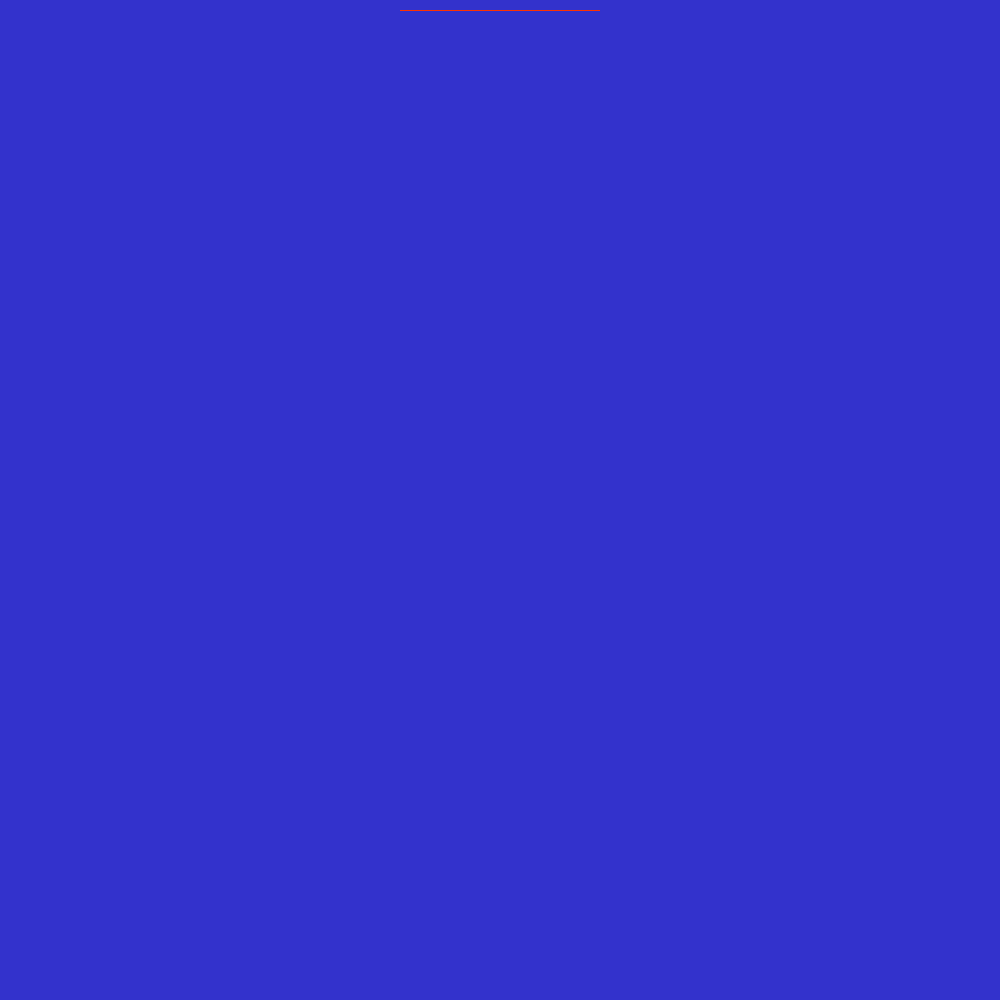
Frame 1 (no input)
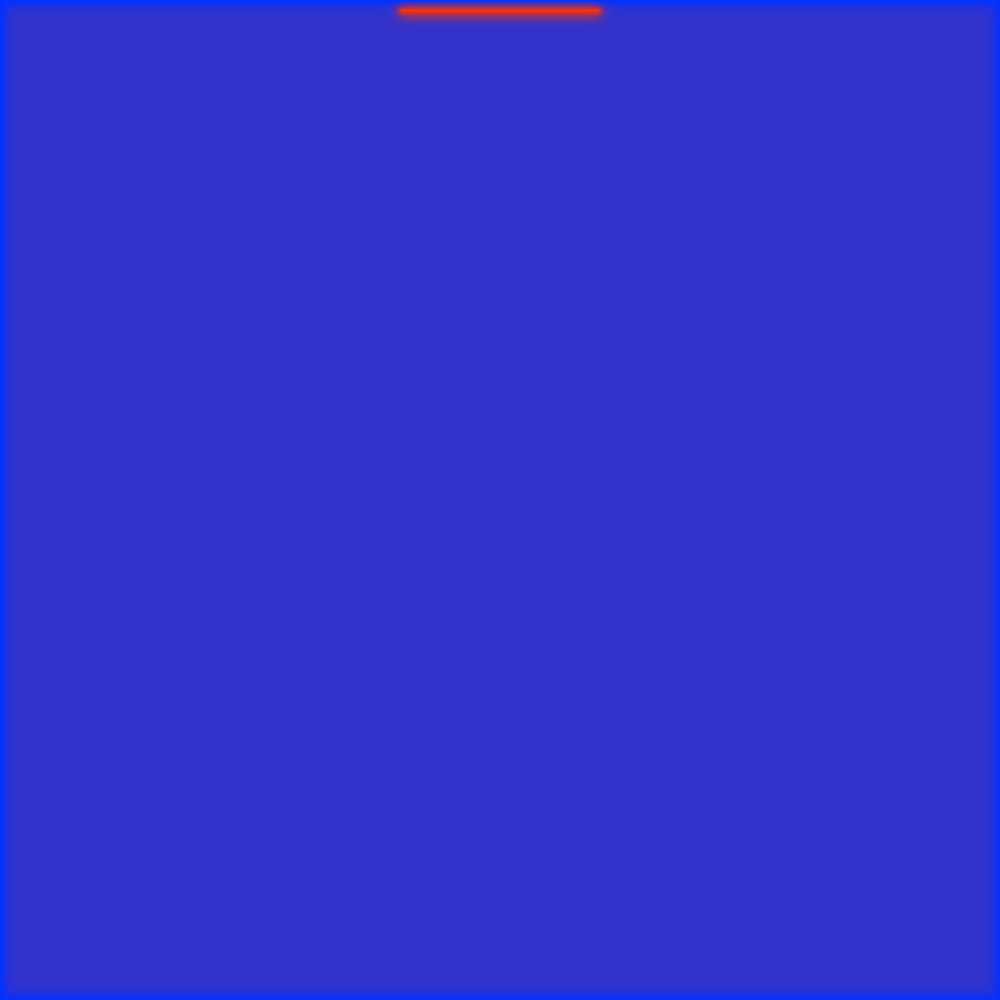
Frame 60 (the mouse pressed at the canvas centre just before this capture)
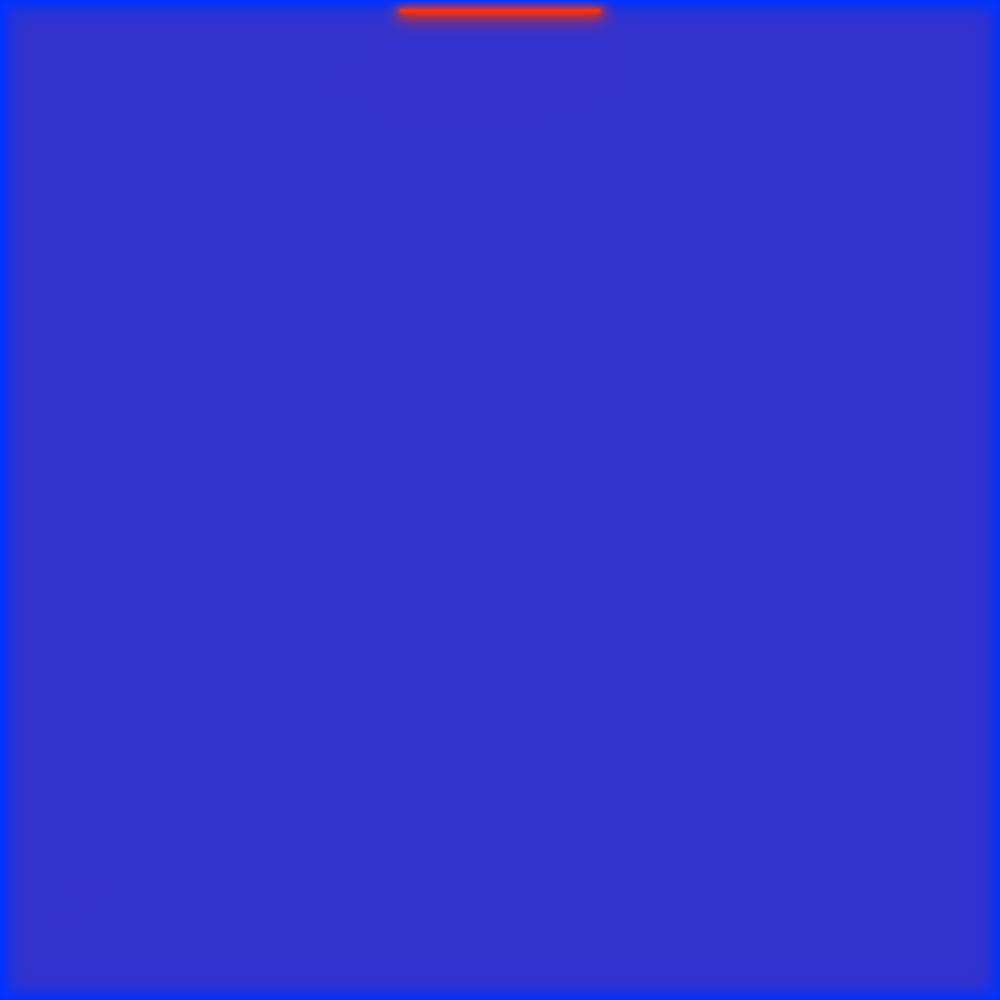
Frame 120 (the mouse held since frame 60 and released just before this capture)

The Processing sketch that drew these frames (run headless with seeded random() and noise(); from frame 60 on, the mouse is pressed at the canvas centre):

// Processing sketch: HeatDiffusion
// ── HeatDiffusion.pde
float[][] grid;
float[][] next;
float conductivity = 0.5;

void setup(){
  size(1000,1000);
  
  grid = new float[width][height];
  next = new float[width][height];
  for(int x = 0; x < width; x++){
    for(int y = 0; y < height; y++){
       grid[x][y] = 0.2;
       next[x][y] = 0.2;
    } 
  }
  
}

void draw(){
  background(51);
  
  
  // FIXME WTF are these dark squares???
  for (int i = (width*2/5); i < (width*3/5); i++){
    for (int j = (height*2/5); j < (height*3/5); j++){
      grid [i][10] = 1;
    }
  }
  
  for(int x = 1; x < width-1; x++){
    for(int y = 1; y < height-1; y++){
      // this formula is wrong!! FIXME
       next[x][y] = grid [x][y] + conductivity * laplace2(x,y);
    } 
  }
  
  loadPixels();
  for(int x = 0; x < width; x++){
    for(int y = 0; y < height; y++){
       color c = color(grid[x][y]*255, 50,(1-grid[x][y])*255);
       int loc = x + y * width;
       pixels[loc] = c;
    } 
  }
  updatePixels();
  println(grid[250][250]);
  swap();
}

void swap(){
  float[][] temp;
  temp = new float[width][height];
  grid = next;
  next = temp;
}

float laplace2(int x, int y){
  float lap2 = 0;
  lap2 = grid[x][y] * -3;
  lap2 += (grid[x][y+1] + grid[x][y-1] + grid[x+1][y] + grid[x-1][y]) * 0.5;
  lap2 += (grid[x+1][y+1] + grid[x-1][y+1] + grid[x+1][y-1] + grid[x-1][y-1]) * 0.25;
   
  return lap2;
}
